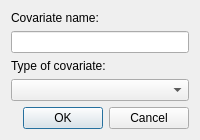
<?xml version="1.0" encoding="UTF-8"?>
<ui version="4.0">
 <class>new_covariate_dialog</class>
 <widget class="QDialog" name="new_covariate_dialog">
  <property name="geometry"><rect><x>0</x><y>0</y><width>0</width><height>0</height></rect></property>
  <property name="windowTitle"><string>Add Covariate</string></property>
  <property name="windowIcon"><iconset resource="images/icons.qrc"><normaloff>:/misc/meta.png</normaloff>:/misc/meta.png</iconset></property>
  <layout class="QVBoxLayout" name="verticalLayout">
   <item><layout class="QFormLayout" name="formLayout">
    <property name="fieldGrowthPolicy"><enum>QFormLayout::AllNonFixedFieldsGrow</enum></property>
    <property name="rowWrapPolicy"><enum>QFormLayout::WrapAllRows</enum></property>
    <item row="0" column="0"><widget class="QLabel" name="label_2"><property name="text"><string>Covariate name:</string></property><property name="buddy"><cstring>covariate_name_le</cstring></property></widget></item>
    <item row="0" column="1"><widget class="QLineEdit" name="covariate_name_le"><property name="alignment"><set>Qt::AlignCenter</set></property></widget></item>
    <item row="1" column="0"><widget class="QLabel" name="label"><property name="text"><string>Type of covariate:</string></property><property name="buddy"><cstring>datatype_cbo_box</cstring></property></widget></item>
    <item row="1" column="1"><widget class="AdaptiveComboBox" name="datatype_cbo_box"><property name="accessibleName"><string>Covariate data type</string></property></widget></item>
   </layout></item>
   <item><widget class="QDialogButtonBox" name="buttonBox"><property name="orientation"><enum>Qt::Horizontal</enum></property><property name="standardButtons"><set>QDialogButtonBox::Cancel|QDialogButtonBox::Ok</set></property></widget></item>
  </layout>
 </widget>
 <customwidgets><customwidget><class>AdaptiveComboBox</class><extends>QComboBox</extends><header>adaptive_controls</header></customwidget></customwidgets>
 <tabstops><tabstop>covariate_name_le</tabstop><tabstop>datatype_cbo_box</tabstop></tabstops>
 <resources><include location="images/icons.qrc"/></resources>
 <connections><connection><sender>buttonBox</sender><signal>accepted()</signal><receiver>new_covariate_dialog</receiver><slot>accept()</slot></connection><connection><sender>buttonBox</sender><signal>rejected()</signal><receiver>new_covariate_dialog</receiver><slot>reject()</slot></connection></connections>
</ui>
